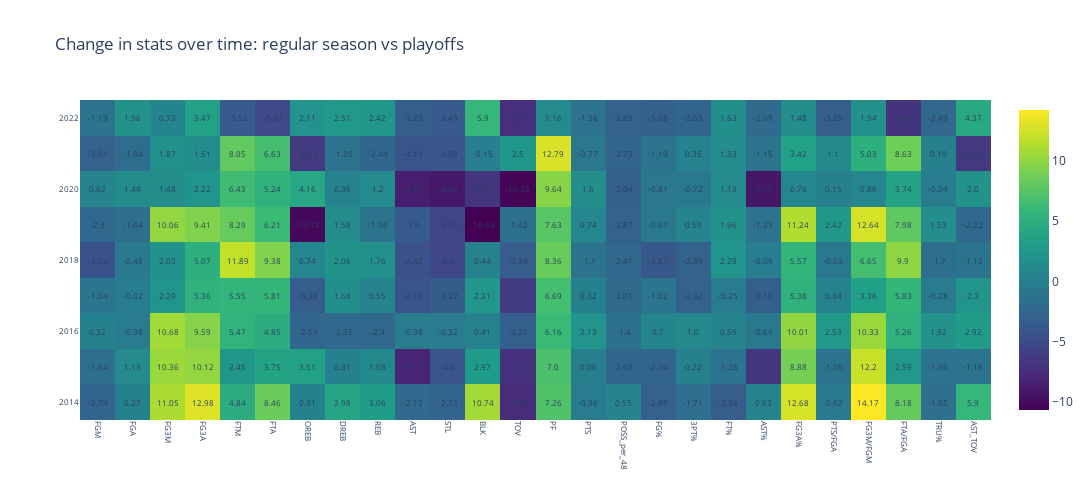

Notebook source saved alongside this figure:
### Code cell
# Heatmap using plotly's graph objects

# Create a copy of the DataFrame and set 'season_start_year' as the index
comp_change_heatmapv2_df = comp_change_df.set_index('season_start_year')

# Create the heat map
fig = go.Figure(data=go.Heatmap(
    z=comp_change_heatmap_df.values,
    x=comp_change_heatmap_df.columns,
    y=comp_change_heatmap_df.index,
    colorscale='Viridis'))

# Add annotations for each cell
for i, row in enumerate(comp_change_heatmap_df.values):
    for j, value in enumerate(row):
        fig.add_annotation(
            x=comp_change_heatmap_df.columns[j],
            y=comp_change_heatmap_df.index[i],
            text=str(value),
            showarrow=False,
            font=dict(size=8))

# Format the heat map
fig.update_layout(
    autosize=False,
    width=1200,
    height=500,
    xaxis=dict(tickangle=90, tickfont=dict(size=8)),
    yaxis=dict(tickfont=dict(size=8)),
    title='Change in stats over time: regular season vs playoffs')

fig.show()

### Figure 1 — Plotly figure (JSON) as saved in the notebook; plotly's stock layout.template omitted (floating-point values rounded to 4 significant figures; data arrays with more than 128 entries replaced by an {"elided": "..."} marker saying what was removed)
{"data": [{"colorscale": [[0, "#440154"], [0.1111, "#482878"], [0.2222, "#3e4989"], [0.3333, "#31688e"], [0.4444, "#26828e"], [0.5556, "#1f9e89"], [0.6667, "#35b779"], [0.7778, "#6ece58"], [0.8889, "#b5de2b"], [1, "#fde725"]], "type": "heatmap", "x": ["FGM", "FGA", "FG3M", "FG3A", "FTM", "FTA", "OREB", "DREB", "REB", "AST", "STL", "BLK", "TOV", "PF", "PTS", "POSS_per_48", "FG%", "3PT%", "FT%", "AST%", "FG3A%", "PTS/FGA", "FG3M/FGM", "FTA/FGA", "TRU%", "AST_TOV"], "y": [2014, 2015, 2016, 2017, 2018, 2019, 2020, 2021, 2022], "z": {"elided": "9x26 float values"}}], "layout": {"annotations": [{"font": {"size": 8}, "showarrow": false, "text": "-2.74", "x": "FGM", "y": 2014}, {"font": {"size": 8}, "showarrow": false, "text": "0.27", "x": "FGA", "y": 2014}, {"font": {"size": 8}, "showarrow": false, "text": "11.05", "x": "FG3M", "y": 2014}, {"font": {"size": 8}, "showarrow": false, "text": "12.98", "x": "FG3A", "y": 2014}, {"font": {"size": 8}, "showarrow": false, "text": "4.84", "x": "FTM", "y": 2014}, {"font": {"size": 8}, "showarrow": false, "text": "8.46", "x": "FTA", "y": 2014}, {"font": {"size": 8}, "showarrow": false, "text": "0.31", "x": "OREB", "y": 2014}, {"font": {"size": 8}, "showarrow": false, "text": "3.98", "x": "DREB", "y": 2014}, {"font": {"size": 8}, "showarrow": false, "text": "3.06", "x": "REB", "y": 2014}, {"font": {"size": 8}, "showarrow": false, "text": "-2.12", "x": "AST", "y": 2014}, {"font": {"size": 8}, "showarrow": false, "text": "-2.73", "x": "STL", "y": 2014}, {"font": {"size": 8}, "showarrow": false, "text": "10.74", "x": "BLK", "y": 2014}, {"font": {"size": 8}, "showarrow": false, "text": "-7.58", "x": "TOV", "y": 2014}, {"font": {"size": 8}, "showarrow": false, "text": "7.26", "x": "PF", "y": 2014}, {"font": {"size": 8}, "showarrow": false, "text": "-0.36", "x": "PTS", "y": 2014}, {"font": {"size": 8}, "showarrow": false, "text": "0.55", "x": "POSS_per_48", "y": 2014}, {"font": {"size": 8}, "showarrow": false, "text": "-2.99", "x": "FG%", "y": 2014}, {"font": {"size": 8}, "showarrow": false, "text": "-1.71", "x": "3PT%", "y": 2014}, {"font": {"size": 8}, "showarrow": false, "text": "-3.34", "x": "FT%", "y": 2014}, {"font": {"size": 8}, "showarrow": false, "text": "0.63", "x": "AST%", "y": 2014}, {"font": {"size": 8}, "showarrow": false, "text": "12.68", "x": "FG3A%", "y": 2014}, {"font": {"size": 8}, "showarrow": false, "text": "-0.62", "x": "PTS/FGA", "y": 2014}, {"font": {"size": 8}, "showarrow": false, "text": "14.17", "x": "FG3M/FGM", "y": 2014}, {"font": {"size": 8}, "showarrow": false, "text": "8.18", "x": "FTA/FGA", "y": 2014}, {"font": {"size": 8}, "showarrow": false, "text": "-1.55", "x": "TRU%", "y": 2014}, {"font": {"size": 8}, "showarrow": false, "text": "5.9", "x": "AST_TOV", "y": 2014}, {"font": {"size": 8}, "showarrow": false, "text": "-1.64", "x": "FGM", "y": 2015}, {"font": {"size": 8}, "showarrow": false, "text": "1.13", "x": "FGA", "y": 2015}, {"font": {"size": 8}, "showarrow": false, "text": "10.36", "x": "FG3M", "y": 2015}, {"font": {"size": 8}, "showarrow": false, "text": "10.12", "x": "FG3A", "y": 2015}, {"font": {"size": 8}, "showarrow": false, "text": "2.45", "x": "FTM", "y": 2015}, {"font": {"size": 8}, "showarrow": false, "text": "3.75", "x": "FTA", "y": 2015}, {"font": {"size": 8}, "showarrow": false, "text": "3.51", "x": "OREB", "y": 2015}, {"font": {"size": 8}, "showarrow": false, "text": "0.31", "x": "DREB", "y": 2015}, {"font": {"size": 8}, "showarrow": false, "text": "1.08", "x": "REB", "y": 2015}, {"font": {"size": 8}, "showarrow": false, "text": "-8.19", "x": "AST", "y": 2015}, {"font": {"size": 8}, "showarrow": false, "text": "-4.0", "x": "STL", "y": 2015}, {"font": {"size": 8}, "showarrow": false, "text": "2.97", "x": "BLK", "y": 2015}, {"font": {"size": 8}, "showarrow": false, "text": "-7.1", "x": "TOV", "y": 2015}, {"font": {"size": 8}, "showarrow": false, "text": "7.0", "x": "PF", "y": 2015}, {"font": {"size": 8}, "showarrow": false, "text": "0.06", "x": "PTS", "y": 2015}, {"font": {"size": 8}, "showarrow": false, "text": "-2.68", "x": "POSS_per_48", "y": 2015}, {"font": {"size": 8}, "showarrow": false, "text": "-2.74", "x": "FG%", "y": 2015}, {"font": {"size": 8}, "showarrow": false, "text": "0.22", "x": "3PT%", "y": 2015}, {"font": {"size": 8}, "showarrow": false, "text": "-1.26", "x": "FT%", "y": 2015}, {"font": {"size": 8}, "showarrow": false, "text": "-6.66", "x": "AST%", "y": 2015}, {"font": {"size": 8}, "showarrow": false, "text": "8.88", "x": "FG3A%", "y": 2015}, {"font": {"size": 8}, "showarrow": false, "text": "-1.06", "x": "PTS/FGA", "y": 2015}, {"font": {"size": 8}, "showarrow": false, "text": "12.2", "x": "FG3M/FGM", "y": 2015}, {"font": {"size": 8}, "showarrow": false, "text": "2.59", "x": "FTA/FGA", "y": 2015}, {"font": {"size": 8}, "showarrow": false, "text": "-1.36", "x": "TRU%", "y": 2015}, {"font": {"size": 8}, "showarrow": false, "text": "-1.18", "x": "AST_TOV", "y": 2015}, {"font": {"size": 8}, "showarrow": false, "text": "0.32", "x": "FGM", "y": 2016}, {"font": {"size": 8}, "showarrow": false, "text": "-0.38", "x": "FGA", "y": 2016}, {"font": {"size": 8}, "showarrow": false, "text": "10.68", "x": "FG3M", "y": 2016}, {"font": {"size": 8}, "showarrow": false, "text": "9.59", "x": "FG3A", "y": 2016}, {"font": {"size": 8}, "showarrow": false, "text": "5.47", "x": "FTM", "y": 2016}, {"font": {"size": 8}, "showarrow": false, "text": "4.85", "x": "FTA", "y": 2016}, {"font": {"size": 8}, "showarrow": false, "text": "-2.59", "x": "OREB", "y": 2016}, {"font": {"size": 8}, "showarrow": false, "text": "-2.35", "x": "DREB", "y": 2016}, {"font": {"size": 8}, "showarrow": false, "text": "-2.4", "x": "REB", "y": 2016}, {"font": {"size": 8}, "showarrow": false, "text": "-0.38", "x": "AST", "y": 2016}, {"font": {"size": 8}, "showarrow": false, "text": "-0.32", "x": "STL", "y": 2016}, {"font": {"size": 8}, "showarrow": false, "text": "0.41", "x": "BLK", "y": 2016}, {"font": {"size": 8}, "showarrow": false, "text": "-3.21", "x": "TOV", "y": 2016}, {"font": {"size": 8}, "showarrow": false, "text": "6.16", "x": "PF", "y": 2016}, {"font": {"size": 8}, "showarrow": false, "text": "2.13", "x": "PTS", "y": 2016}, {"font": {"size": 8}, "showarrow": false, "text": "-1.4", "x": "POSS_per_48", "y": 2016}, {"font": {"size": 8}, "showarrow": false, "text": "0.7", "x": "FG%", "y": 2016}, {"font": {"size": 8}, "showarrow": false, "text": "1.0", "x": "3PT%", "y": 2016}, {"font": {"size": 8}, "showarrow": false, "text": "0.59", "x": "FT%", "y": 2016}, {"font": {"size": 8}, "showarrow": false, "text": "-0.69", "x": "AST%", "y": 2016}, {"font": {"size": 8}, "showarrow": false, "text": "10.01", "x": "FG3A%", "y": 2016}, {"font": {"size": 8}, "showarrow": false, "text": "2.53", "x": "PTS/FGA", "y": 2016}, {"font": {"size": 8}, "showarrow": false, "text": "10.33", "x": "FG3M/FGM", "y": 2016}, {"font": {"size": 8}, "showarrow": false, "text": "5.26", "x": "FTA/FGA", "y": 2016}, {"font": {"size": 8}, "showarrow": false, "text": "1.92", "x": "TRU%", "y": 2016}, {"font": {"size": 8}, "showarrow": false, "text": "2.92", "x": "AST_TOV", "y": 2016}, {"font": {"size": 8}, "showarrow": false, "text": "-1.04", "x": "FGM", "y": 2017}, {"font": {"size": 8}, "showarrow": false, "text": "-0.02", "x": "FGA", "y": 2017}, {"font": {"size": 8}, "showarrow": false, "text": "2.29", "x": "FG3M", "y": 2017}, {"font": {"size": 8}, "showarrow": false, "text": "5.36", "x": "FG3A", "y": 2017}, {"font": {"size": 8}, "showarrow": false, "text": "5.55", "x": "FTM", "y": 2017}, {"font": {"size": 8}, "showarrow": false, "text": "5.81", "x": "FTA", "y": 2017}, {"font": {"size": 8}, "showarrow": false, "text": "-3.36", "x": "OREB", "y": 2017}, {"font": {"size": 8}, "showarrow": false, "text": "1.68", "x": "DREB", "y": 2017}, {"font": {"size": 8}, "showarrow": false, "text": "0.55", "x": "REB", "y": 2017}, {"font": {"size": 8}, "showarrow": false, "text": "-4.16", "x": "AST", "y": 2017}, {"font": {"size": 8}, "showarrow": false, "text": "-3.32", "x": "STL", "y": 2017}, {"font": {"size": 8}, "showarrow": false, "text": "2.31", "x": "BLK", "y": 2017}, {"font": {"size": 8}, "showarrow": false, "text": "-6.31", "x": "TOV", "y": 2017}, {"font": {"size": 8}, "showarrow": false, "text": "6.69", "x": "PF", "y": 2017}, {"font": {"size": 8}, "showarrow": false, "text": "0.32", "x": "PTS", "y": 2017}, {"font": {"size": 8}, "showarrow": false, "text": "-2.01", "x": "POSS_per_48", "y": 2017}, {"font": {"size": 8}, "showarrow": false, "text": "-1.02", "x": "FG%", "y": 2017}, {"font": {"size": 8}, "showarrow": false, "text": "-2.92", "x": "3PT%", "y": 2017}, {"font": {"size": 8}, "showarrow": false, "text": "-0.25", "x": "FT%", "y": 2017}, {"font": {"size": 8}, "showarrow": false, "text": "-3.16", "x": "AST%", "y": 2017}, {"font": {"size": 8}, "showarrow": false, "text": "5.38", "x": "FG3A%", "y": 2017}, {"font": {"size": 8}, "showarrow": false, "text": "0.34", "x": "PTS/FGA", "y": 2017}, {"font": {"size": 8}, "showarrow": false, "text": "3.36", "x": "FG3M/FGM", "y": 2017}, {"font": {"size": 8}, "showarrow": false, "text": "5.83", "x": "FTA/FGA", "y": 2017}, {"font": {"size": 8}, "showarrow": false, "text": "-0.28", "x": "TRU%", "y": 2017}, {"font": {"size": 8}, "showarrow": false, "text": "2.3", "x": "AST_TOV", "y": 2017}, {"font": {"size": 8}, "showarrow": false, "text": "-4.33", "x": "FGM", "y": 2018}, {"font": {"size": 8}, "showarrow": false, "text": "-0.48", "x": "FGA", "y": 2018}, {"font": {"size": 8}, "showarrow": false, "text": "2.03", "x": "FG3M", "y": 2018}, {"font": {"size": 8}, "showarrow": false, "text": "5.07", "x": "FG3A", "y": 2018}, {"font": {"size": 8}, "showarrow": false, "text": "11.89", "x": "FTM", "y": 2018}, {"font": {"size": 8}, "showarrow": false, "text": "9.38", "x": "FTA", "y": 2018}, {"font": {"size": 8}, "showarrow": false, "text": "0.74", "x": "OREB", "y": 2018}, {"font": {"size": 8}, "showarrow": false, "text": "2.06", "x": "DREB", "y": 2018}, {"font": {"size": 8}, "showarrow": false, "text": "1.76", "x": "REB", "y": 2018}, {"font": {"size": 8}, "showarrow": false, "text": "-4.42", "x": "AST", "y": 2018}, {"font": {"size": 8}, "showarrow": false, "text": "-5.3", "x": "STL", "y": 2018}, {"font": {"size": 8}, "showarrow": false, "text": "0.44", "x": "BLK", "y": 2018}, {"font": {"size": 8}, "showarrow": false, "text": "-3.34", "x": "TOV", "y": 2018}, {"font": {"size": 8}, "showarrow": false, "text": "8.36", "x": "PF", "y": 2018}, {"font": {"size": 8}, "showarrow": false, "text": "-1.1", "x": "PTS", "y": 2018}, {"font": {"size": 8}, "showarrow": false, "text": "-2.41", "x": "POSS_per_48", "y": 2018}, {"font": {"size": 8}, "showarrow": false, "text": "-3.87", "x": "FG%", "y": 2018}, {"font": {"size": 8}, "showarrow": false, "text": "-2.89", "x": "3PT%", "y": 2018}, {"font": {"size": 8}, "showarrow": false, "text": "2.29", "x": "FT%", "y": 2018}, {"font": {"size": 8}, "showarrow": false, "text": "-0.09", "x": "AST%", "y": 2018}, {"font": {"size": 8}, "showarrow": false, "text": "5.57", "x": "FG3A%", "y": 2018}, {"font": {"size": 8}, "showarrow": false, "text": "-0.63", "x": "PTS/FGA", "y": 2018}, {"font": {"size": 8}, "showarrow": false, "text": "6.65", "x": "FG3M/FGM", "y": 2018}, {"font": {"size": 8}, "showarrow": false, "text": "9.9", "x": "FTA/FGA", "y": 2018}, {"font": {"size": 8}, "showarrow": false, "text": "-1.7", "x": "TRU%", "y": 2018}, {"font": {"size": 8}, "showarrow": false, "text": "-1.12", "x": "AST_TOV", "y": 2018}, {"font": {"size": 8}, "showarrow": false, "text": "-2.3", "x": "FGM", "y": 2019}, {"font": {"size": 8}, "showarrow": false, "text": "-1.64", "x": "FGA", "y": 2019}, {"font": {"size": 8}, "showarrow": false, "text": "10.06", "x": "FG3M", "y": 2019}, {"font": {"size": 8}, "showarrow": false, "text": "9.41", "x": "FG3A", "y": 2019}, {"font": {"size": 8}, "showarrow": false, "text": "8.29", "x": "FTM", "y": 2019}, {"font": {"size": 8}, "showarrow": false, "text": "6.21", "x": "FTA", "y": 2019}, {"font": {"size": 8}, "showarrow": false, "text": "-10.14", "x": "OREB", "y": 2019}, {"font": {"size": 8}, "showarrow": false, "text": "1.58", "x": "DREB", "y": 2019}, {"font": {"size": 8}, "showarrow": false, "text": "-1.06", "x": "REB", "y": 2019}, {"font": {"size": 8}, "showarrow": false, "text": "-3.6", "x": "AST", "y": 2019}, {"font": {"size": 8}, "showarrow": false, "text": "-5.43", "x": "STL", "y": 2019}, {"font": {"size": 8}, "showarrow": false, "text": "-10.64", "x": "BLK", "y": 2019}, {"font": {"size": 8}, "showarrow": false, "text": "-1.42", "x": "TOV", "y": 2019}, {"font": {"size": 8}, "showarrow": false, "text": "7.63", "x": "PF", "y": 2019}, {"font": {"size": 8}, "showarrow": false, "text": "0.74", "x": "PTS", "y": 2019}, {"font": {"size": 8}, "showarrow": false, "text": "-2.87", "x": "POSS_per_48", "y": 2019}, {"font": {"size": 8}, "showarrow": false, "text": "-0.67", "x": "FG%", "y": 2019}, {"font": {"size": 8}, "showarrow": false, "text": "0.59", "x": "3PT%", "y": 2019}, {"font": {"size": 8}, "showarrow": false, "text": "1.96", "x": "FT%", "y": 2019}, {"font": {"size": 8}, "showarrow": false, "text": "-1.33", "x": "AST%", "y": 2019}, {"font": {"size": 8}, "showarrow": false, "text": "11.24", "x": "FG3A%", "y": 2019}, {"font": {"size": 8}, "showarrow": false, "text": "2.42", "x": "PTS/FGA", "y": 2019}, {"font": {"size": 8}, "showarrow": false, "text": "12.64", "x": "FG3M/FGM", "y": 2019}, {"font": {"size": 8}, "showarrow": false, "text": "7.98", "x": "FTA/FGA", "y": 2019}, {"font": {"size": 8}, "showarrow": false, "text": "1.53", "x": "TRU%", "y": 2019}, {"font": {"size": 8}, "showarrow": false, "text": "-2.22", "x": "AST_TOV", "y": 2019}, {"font": {"size": 8}, "showarrow": false, "text": "0.62", "x": "FGM", "y": 2020}, {"font": {"size": 8}, "showarrow": false, "text": "1.44", "x": "FGA", "y": 2020}, {"font": {"size": 8}, "showarrow": false, "text": "1.48", "x": "FG3M", "y": 2020}, {"font": {"size": 8}, "showarrow": false, "text": "2.22", "x": "FG3A", "y": 2020}, {"font": {"size": 8}, "showarrow": false, "text": "6.43", "x": "FTM", "y": 2020}, {"font": {"size": 8}, "showarrow": false, "text": "5.24", "x": "FTA", "y": 2020}, {"font": {"size": 8}, "showarrow": false, "text": "4.16", "x": "OREB", "y": 2020}, {"font": {"size": 8}, "showarrow": false, "text": "0.36", "x": "DREB", "y": 2020}, {"font": {"size": 8}, "showarrow": false, "text": "1.2", "x": "REB", "y": 2020}, {"font": {"size": 8}, "showarrow": false, "text": "-8.59", "x": "AST", "y": 2020}, {"font": {"size": 8}, "showarrow": false, "text": "-8.98", "x": "STL", "y": 2020}, {"font": {"size": 8}, "showarrow": false, "text": "-6.77", "x": "BLK", "y": 2020}, {"font": {"size": 8}, "showarrow": false, "text": "-10.38", "x": "TOV", "y": 2020}, {"font": {"size": 8}, "showarrow": false, "text": "9.64", "x": "PF", "y": 2020}, {"font": {"size": 8}, "showarrow": false, "text": "1.6", "x": "PTS", "y": 2020}, {"font": {"size": 8}, "showarrow": false, "text": "-3.04", "x": "POSS_per_48", "y": 2020}, {"font": {"size": 8}, "showarrow": false, "text": "-0.81", "x": "FG%", "y": 2020}, {"font": {"size": 8}, "showarrow": false, "text": "-0.72", "x": "3PT%", "y": 2020}, {"font": {"size": 8}, "showarrow": false, "text": "1.13", "x": "FT%", "y": 2020}, {"font": {"size": 8}, "showarrow": false, "text": "-9.15", "x": "AST%", "y": 2020}, {"font": {"size": 8}, "showarrow": false, "text": "0.76", "x": "FG3A%", "y": 2020}, {"font": {"size": 8}, "showarrow": false, "text": "0.15", "x": "PTS/FGA", "y": 2020}, {"font": {"size": 8}, "showarrow": false, "text": "0.86", "x": "FG3M/FGM", "y": 2020}, {"font": {"size": 8}, "showarrow": false, "text": "3.74", "x": "FTA/FGA", "y": 2020}, {"font": {"size": 8}, "showarrow": false, "text": "-0.24", "x": "TRU%", "y": 2020}, {"font": {"size": 8}, "showarrow": false, "text": "2.0", "x": "AST_TOV", "y": 2020}, {"font": {"size": 8}, "showarrow": false, "text": "-3.01", "x": "FGM", "y": 2021}, {"font": {"size": 8}, "showarrow": false, "text": "-1.84", "x": "FGA", "y": 2021}, {"font": {"size": 8}, "showarrow": false, "text": "1.87", "x": "FG3M", "y": 2021}, {"font": {"size": 8}, "showarrow": false, "text": "1.51", "x": "FG3A", "y": 2021}, {"font": {"size": 8}, "showarrow": false, "text": "8.05", "x": "FTM", "y": 2021}, {"font": {"size": 8}, "showarrow": false, "text": "6.63", "x": "FTA", "y": 2021}, {"font": {"size": 8}, "showarrow": false, "text": "-6.39", "x": "OREB", "y": 2021}, {"font": {"size": 8}, "showarrow": false, "text": "-1.25", "x": "DREB", "y": 2021}, {"font": {"size": 8}, "showarrow": false, "text": "-2.44", "x": "REB", "y": 2021}, {"font": {"size": 8}, "showarrow": false, "text": "-4.13", "x": "AST", "y": 2021}, {"font": {"size": 8}, "showarrow": false, "text": "-4.03", "x": "STL", "y": 2021}, {"font": {"size": 8}, "showarrow": false, "text": "-0.15", "x": "BLK", "y": 2021}, {"font": {"size": 8}, "showarrow": false, "text": "2.5", "x": "TOV", "y": 2021}, {"font": {"size": 8}, "showarrow": false, "text": "12.79", "x": "PF", "y": 2021}, {"font": {"size": 8}, "showarrow": false, "text": "-0.77", "x": "PTS", "y": 2021}, {"font": {"size": 8}, "showarrow": false, "text": "-2.73", "x": "POSS_per_48", "y": 2021}, {"font": {"size": 8}, "showarrow": false, "text": "-1.19", "x": "FG%", "y": 2021}, {"font": {"size": 8}, "showarrow": false, "text": "0.35", "x": "3PT%", "y": 2021}, {"font": {"size": 8}, "showarrow": false, "text": "1.33", "x": "FT%", "y": 2021}, {"font": {"size": 8}, "showarrow": false, "text": "-1.15", "x": "AST%", "y": 2021}, {"font": {"size": 8}, "showarrow": false, "text": "3.42", "x": "FG3A%", "y": 2021}, {"font": {"size": 8}, "showarrow": false, "text": "1.1", "x": "PTS/FGA", "y": 2021}, {"font": {"size": 8}, "showarrow": false, "text": "5.03", "x": "FG3M/FGM", "y": 2021}, {"font": {"size": 8}, "showarrow": false, "text": "8.63", "x": "FTA/FGA", "y": 2021}, {"font": {"size": 8}, "showarrow": false, "text": "0.19", "x": "TRU%", "y": 2021}, {"font": {"size": 8}, "showarrow": false, "text": "-6.47", "x": "AST_TOV", "y": 2021}, {"font": {"size": 8}, "showarrow": false, "text": "-1.19", "x": "FGM", "y": 2022}, {"font": {"size": 8}, "showarrow": false, "text": "1.96", "x": "FGA", "y": 2022}, {"font": {"size": 8}, "showarrow": false, "text": "0.73", "x": "FG3M", "y": 2022}, {"font": {"size": 8}, "showarrow": false, "text": "3.47", "x": "FG3A", "y": 2022}, {"font": {"size": 8}, "showarrow": false, "text": "-3.52", "x": "FTM", "y": 2022}, {"font": {"size": 8}, "showarrow": false, "text": "-5.07", "x": "FTA", "y": 2022}, {"font": {"size": 8}, "showarrow": false, "text": "2.11", "x": "OREB", "y": 2022}, {"font": {"size": 8}, "showarrow": false, "text": "2.51", "x": "DREB", "y": 2022}, {"font": {"size": 8}, "showarrow": false, "text": "2.42", "x": "REB", "y": 2022}, {"font": {"size": 8}, "showarrow": false, "text": "-3.25", "x": "AST", "y": 2022}, {"font": {"size": 8}, "showarrow": false, "text": "-3.49", "x": "STL", "y": 2022}, {"font": {"size": 8}, "showarrow": false, "text": "5.9", "x": "BLK", "y": 2022}, {"font": {"size": 8}, "showarrow": false, "text": "-7.31", "x": "TOV", "y": 2022}, {"font": {"size": 8}, "showarrow": false, "text": "1.16", "x": "PF", "y": 2022}, {"font": {"size": 8}, "showarrow": false, "text": "-1.36", "x": "PTS", "y": 2022}, {"font": {"size": 8}, "showarrow": false, "text": "-2.89", "x": "POSS_per_48", "y": 2022}, {"font": {"size": 8}, "showarrow": false, "text": "-3.08", "x": "FG%", "y": 2022}, {"font": {"size": 8}, "showarrow": false, "text": "-2.65", "x": "3PT%", "y": 2022}, {"font": {"size": 8}, "showarrow": false, "text": "1.63", "x": "FT%", "y": 2022}, {"font": {"size": 8}, "showarrow": false, "text": "-2.09", "x": "AST%", "y": 2022}, {"font": {"size": 8}, "showarrow": false, "text": "1.48", "x": "FG3A%", "y": 2022}, {"font": {"size": 8}, "showarrow": false, "text": "-3.25", "x": "PTS/FGA", "y": 2022}, {"font": {"size": 8}, "showarrow": false, "text": "1.94", "x": "FG3M/FGM", "y": 2022}, {"font": {"size": 8}, "showarrow": false, "text": "-6.89", "x": "FTA/FGA", "y": 2022}, {"font": {"size": 8}, "showarrow": false, "text": "-2.49", "x": "TRU%", "y": 2022}, {"font": {"size": 8}, "showarrow": false, "text": "4.37", "x": "AST_TOV", "y": 2022}], "autosize": false, "height": 500, "title": {"text": "Change in stats over time: regular season vs playoffs"}, "width": 1200, "xaxis": {"tickangle": 90, "tickfont": {"size": 8}}, "yaxis": {"tickfont": {"size": 8}}}}
